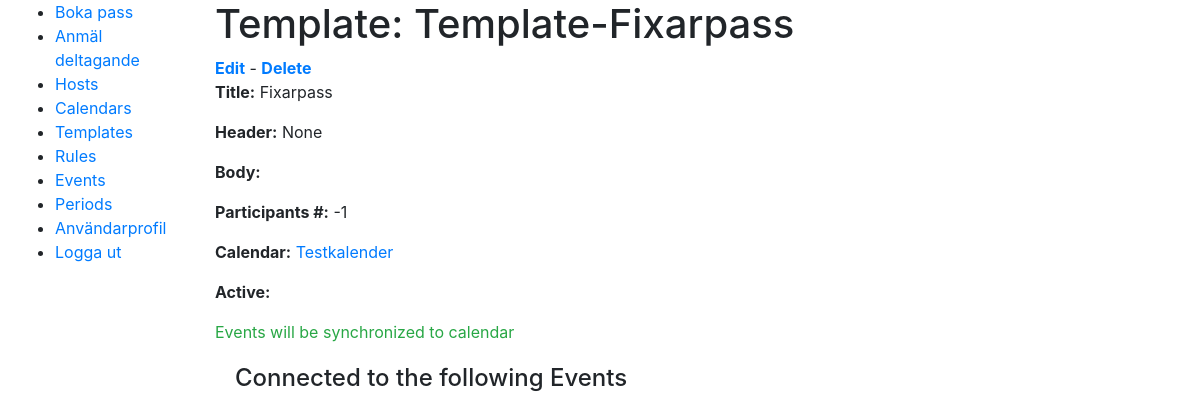
Before: /scheduler/template/2 (signed in) with the older database file.
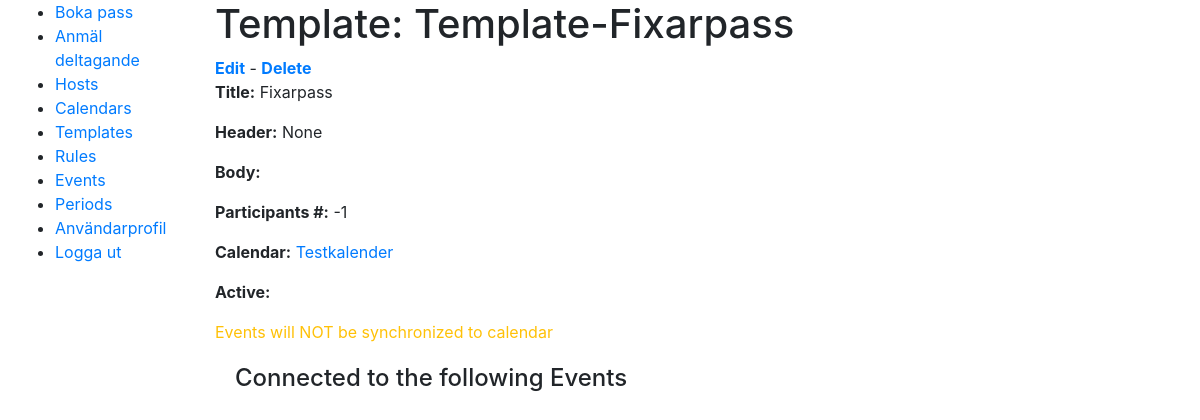
After: the same page with the newer database file.
### scheduler/views.py (the view)
# urls.py: path('template/<int:pk>', views.EventTemplateDetailView.as_view(), name='template-detail'),
class EventTemplateDetailView(UserIsStaffMixin, generic.DetailView):
    model = EventTemplate

### scheduler/models.py (called while the page is built)
    def get_absolute_url(self):
        return reverse('calendar-detail', args=[str(self.id)])

    def __str__(self):
        return self.name

### scheduler/views.py (called while the page is built)
    def test_func(self):
        return self.request.user.is_staff

### scheduler/templates/scheduler/eventtemplate_detail.html (shortened to what this page needs)
{% extends "base_generic.html" %}
{% block content %}
  <h1>Template: {{ eventtemplate.name }}</h1>
  <strong class="text-success"><a href="{% url 'template-update' pk=eventtemplate.pk %}">Edit</a></strong> - <strong class="text-warning"><a href="{% url 'template-delete' pk=eventtemplate.pk %}">Delete</a></strong>
  <p><strong>Title:</strong> {{ eventtemplate.title }}</p>
  <p><strong>Header:</strong> {{ eventtemplate.header }}</p>
  <p><strong>Body:</strong> {{ eventtemplate.body }}</p>
  <p><strong>Participants #:</strong> {{ eventtemplate.num_participants }}</p>
  <p><strong>Calendar:</strong> <a href="{{ eventtemplate.calendar.get_absolute_url }}">{{ eventtemplate.calendar }}</a></p>
  <p><strong>Active:</strong> {% if eventtemplate.synchronize %}<p class="text-success">Events will be synchronized to calendar{% else %}<p class="text-warning">Events will NOT be synchronized to calendar{% endif %}</p>
  <div style="margin-left:20px;margin-top:20px">
    <h4>Connected to the following Events</h4>
  </div>
{% endblock %}

Changed rows visible on the page:
changed EventTemplate "Template-Fixarpass": synchronize True → False (drawn)
Other visible differences:
text no longer shown: "Events will be synchronized to calendar"
text now shown: "Events will NOT be synchronized to calendar"
